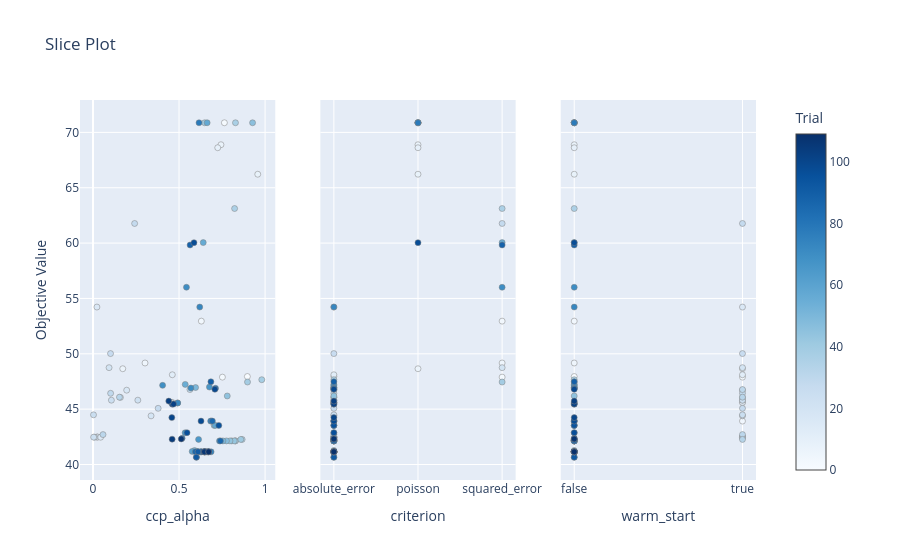

Notebook code cell kept with this figure:
### Code cell
from optuna.visualization import plot_slice

try:
    plot_slice(**{
        'study': _study,
        'params': ['criterion', 'ccp_alpha', 'warm_start']
    })
except ImportError:
    print('plotly is not installed; skipping Optuna slice plot')

### Figure 1 — Plotly figure (JSON) as saved in the notebook; plotly's stock layout.template omitted (floating-point values rounded to 4 significant figures)
{"data": [{"marker": {"color": [0, 1, 2, 3, 4, 5, 6, 7, 8, 9, 10, 11, 12, 13, 14, 15, 16, 17, 18, 19, 20, 21, 22, 23, 24, 25, 26, 27, 28, 29, 30, 31, 32, 33, 34, 35, 36, 37, 38, 39, 40, 41, 42, 43, 44, 45, 46, 47, 48, 49, 50, 51, 52, 53, 54, 55, 56, 57, 58, 59, 60, 61, 62, 63, 64, 65, 66, 67, 68, 69, 70, 71, 72, 73, 74, 75, 76, 77, 78, 79, 80, 81, 82, 83, 84, 85, 86, 87, 88, 89, 90, 91, 92, 93, 94, 95, 96, 97, 98, 99, 100, 101, 102, 103, 104, 105, 106, 107, 108, 109], "colorbar": {"title": {"text": "Trial"}, "x": 1, "xpad": 40, "y": 0.5}, "colorscale": [[0, "rgb(247,251,255)"], [0.125, "rgb(222,235,247)"], [0.25, "rgb(198,219,239)"], [0.375, "rgb(158,202,225)"], [0.5, "rgb(107,174,214)"], [0.625, "rgb(66,146,198)"], [0.75, "rgb(33,113,181)"], [0.875, "rgb(8,81,156)"], [1, "rgb(8,48,107)"]], "line": {"color": "Grey", "width": 0.5}, "showscale": true}, "mode": "markers", "showlegend": false, "type": "scatter", "x": [0.8971, 0.7636, 0.7521, 0.6296, 0.6873, 0.3023, 0.1729, 0.7437, 0.9575, 0.7249, 0.4603, 0.454, 0.4609, 0.02351, 0.02756, 0.04437, 0.02284, 0.1959, 0.1594, 0.3375, 0.09343, 0.01029, 0.2606, 0.003856, 0.1069, 0.003042, 0.1019, 0.3788, 0.242, 0.1024, 0.5634, 0.05815, 0.154, 0.8668, 0.8284, 0.827, 0.8229, 0.828, 0.9809, 0.8979, 0.6488, 0.8592, 0.8062, 0.8206, 0.796, 0.7802, 0.9274, 0.7756, 0.704, 0.5903, 0.5962, 0.7549, 0.6524, 0.6455, 0.6625, 0.536, 0.6407, 0.6634, 0.7108, 0.609, 0.4919, 0.5766, 0.6016, 0.6082, 0.6067, 0.6134, 0.6766, 0.5354, 0.7352, 0.4045, 0.5432, 0.569, 0.4922, 0.6203, 0.6863, 0.684, 0.6277, 0.6232, 0.6162, 0.7121, 0.6729, 0.5179, 0.6502, 0.649, 0.6472, 0.6939, 0.7406, 0.5952, 0.5642, 0.6852, 0.6322, 0.6105, 0.6006, 0.6665, 0.6559, 0.7311, 0.5466, 0.5868, 0.6278, 0.7084, 0.4582, 0.4609, 0.4679, 0.4404, 0.4599, 0.6452, 0.6477, 0.5128, 0.6728, 0.6725], "xaxis": "x", "y": [47.95, 70.87, 47.89, 52.95, 43.92, 49.17, 48.65, 68.89, 66.22, 68.61, 45.61, 45.61, 48.11, 42.49, 42.47, 42.46, 54.22, 46.71, 46.06, 44.39, 48.75, 42.46, 45.81, 42.47, 45.81, 44.49, 50.02, 45.07, 61.77, 46.43, 46.77, 42.7, 46.08, 42.27, 42.13, 42.13, 63.12, 70.87, 47.66, 47.45, 70.87, 42.27, 42.13, 42.13, 42.13, 46.19, 70.87, 42.13, 43.53, 41.27, 46.95, 42.13, 41.14, 41.14, 41.14, 47.24, 60.05, 70.87, 43.53, 41.14, 45.55, 41.18, 40.66, 41.14, 41.14, 42.27, 47.0, 42.87, 42.13, 47.15, 56.01, 46.91, 45.57, 54.22, 41.14, 43.92, 41.14, 41.14, 70.87, 46.89, 41.14, 42.37, 41.14, 41.14, 41.14, 43.92, 42.13, 41.14, 59.83, 47.48, 41.14, 41.14, 40.66, 41.14, 41.14, 43.53, 42.87, 60.04, 43.92, 46.79, 44.24, 45.45, 45.46, 45.73, 42.29, 41.14, 41.14, 42.31, 41.14, 41.14], "yaxis": "y"}, {"marker": {"color": [0, 1, 2, 3, 4, 5, 6, 7, 8, 9, 10, 11, 12, 13, 14, 15, 16, 17, 18, 19, 20, 21, 22, 23, 24, 25, 26, 27, 28, 29, 30, 31, 32, 33, 34, 35, 36, 37, 38, 39, 40, 41, 42, 43, 44, 45, 46, 47, 48, 49, 50, 51, 52, 53, 54, 55, 56, 57, 58, 59, 60, 61, 62, 63, 64, 65, 66, 67, 68, 69, 70, 71, 72, 73, 74, 75, 76, 77, 78, 79, 80, 81, 82, 83, 84, 85, 86, 87, 88, 89, 90, 91, 92, 93, 94, 95, 96, 97, 98, 99, 100, 101, 102, 103, 104, 105, 106, 107, 108, 109], "colorbar": {"title": {"text": "Trial"}, "x": 1, "xpad": 40}, "colorscale": [[0, "rgb(247,251,255)"], [0.125, "rgb(222,235,247)"], [0.25, "rgb(198,219,239)"], [0.375, "rgb(158,202,225)"], [0.5, "rgb(107,174,214)"], [0.625, "rgb(66,146,198)"], [0.75, "rgb(33,113,181)"], [0.875, "rgb(8,81,156)"], [1, "rgb(8,48,107)"]], "line": {"color": "Grey", "width": 0.5}, "showscale": false}, "mode": "markers", "showlegend": false, "type": "scatter", "x": ["absolute_error", "poisson", "squared_error", "squared_error", "absolute_error", "squared_error", "poisson", "poisson", "poisson", "poisson", "absolute_error", "absolute_error", "absolute_error", "absolute_error", "absolute_error", "absolute_error", "absolute_error", "absolute_error", "absolute_error", "absolute_error", "squared_error", "absolute_error", "absolute_error", "absolute_error", "absolute_error", "absolute_error", "absolute_error", "absolute_error", "squared_error", "absolute_error", "absolute_error", "absolute_error", "absolute_error", "absolute_error", "absolute_error", "absolute_error", "squared_error", "poisson", "absolute_error", "squared_error", "poisson", "absolute_error", "absolute_error", "absolute_error", "absolute_error", "absolute_error", "poisson", "absolute_error", "absolute_error", "absolute_error", "absolute_error", "absolute_error", "absolute_error", "absolute_error", "absolute_error", "absolute_error", "squared_error", "poisson", "absolute_error", "absolute_error", "absolute_error", "absolute_error", "absolute_error", "absolute_error", "absolute_error", "absolute_error", "absolute_error", "absolute_error", "absolute_error", "absolute_error", "squared_error", "absolute_error", "absolute_error", "absolute_error", "absolute_error", "absolute_error", "absolute_error", "absolute_error", "poisson", "absolute_error", "absolute_error", "absolute_error", "absolute_error", "absolute_error", "absolute_error", "absolute_error", "absolute_error", "absolute_error", "squared_error", "absolute_error", "absolute_error", "absolute_error", "absolute_error", "absolute_error", "absolute_error", "absolute_error", "absolute_error", "poisson", "absolute_error", "absolute_error", "absolute_error", "absolute_error", "absolute_error", "absolute_error", "absolute_error", "absolute_error", "absolute_error", "absolute_error", "absolute_error", "absolute_error"], "xaxis": "x2", "y": [47.95, 70.87, 47.89, 52.95, 43.92, 49.17, 48.65, 68.89, 66.22, 68.61, 45.61, 45.61, 48.11, 42.49, 42.47, 42.46, 54.22, 46.71, 46.06, 44.39, 48.75, 42.46, 45.81, 42.47, 45.81, 44.49, 50.02, 45.07, 61.77, 46.43, 46.77, 42.7, 46.08, 42.27, 42.13, 42.13, 63.12, 70.87, 47.66, 47.45, 70.87, 42.27, 42.13, 42.13, 42.13, 46.19, 70.87, 42.13, 43.53, 41.27, 46.95, 42.13, 41.14, 41.14, 41.14, 47.24, 60.05, 70.87, 43.53, 41.14, 45.55, 41.18, 40.66, 41.14, 41.14, 42.27, 47.0, 42.87, 42.13, 47.15, 56.01, 46.91, 45.57, 54.22, 41.14, 43.92, 41.14, 41.14, 70.87, 46.89, 41.14, 42.37, 41.14, 41.14, 41.14, 43.92, 42.13, 41.14, 59.83, 47.48, 41.14, 41.14, 40.66, 41.14, 41.14, 43.53, 42.87, 60.04, 43.92, 46.79, 44.24, 45.45, 45.46, 45.73, 42.29, 41.14, 41.14, 42.31, 41.14, 41.14], "yaxis": "y2"}, {"marker": {"color": [0, 1, 2, 3, 4, 5, 6, 7, 8, 9, 10, 11, 12, 13, 14, 15, 16, 17, 18, 19, 20, 21, 22, 23, 24, 25, 26, 27, 28, 29, 30, 31, 32, 33, 34, 35, 36, 37, 38, 39, 40, 41, 42, 43, 44, 45, 46, 47, 48, 49, 50, 51, 52, 53, 54, 55, 56, 57, 58, 59, 60, 61, 62, 63, 64, 65, 66, 67, 68, 69, 70, 71, 72, 73, 74, 75, 76, 77, 78, 79, 80, 81, 82, 83, 84, 85, 86, 87, 88, 89, 90, 91, 92, 93, 94, 95, 96, 97, 98, 99, 100, 101, 102, 103, 104, 105, 106, 107, 108, 109], "colorbar": {"title": {"text": "Trial"}, "x": 1, "xpad": 40}, "colorscale": [[0, "rgb(247,251,255)"], [0.125, "rgb(222,235,247)"], [0.25, "rgb(198,219,239)"], [0.375, "rgb(158,202,225)"], [0.5, "rgb(107,174,214)"], [0.625, "rgb(66,146,198)"], [0.75, "rgb(33,113,181)"], [0.875, "rgb(8,81,156)"], [1, "rgb(8,48,107)"]], "line": {"color": "Grey", "width": 0.5}, "showscale": false}, "mode": "markers", "showlegend": false, "type": "scatter", "x": [false, false, true, false, true, false, true, false, false, false, true, true, true, true, true, true, true, true, true, true, true, true, true, true, true, true, true, true, true, true, true, true, true, true, false, false, false, false, false, false, false, false, false, false, false, false, false, false, false, false, false, false, false, false, false, false, false, false, false, false, false, false, false, false, false, false, false, false, false, false, false, false, false, false, false, false, false, false, false, false, false, false, false, false, false, false, false, false, false, false, false, false, false, false, false, false, false, false, false, false, false, false, false, false, false, false, false, false, false, false], "xaxis": "x3", "y": [47.95, 70.87, 47.89, 52.95, 43.92, 49.17, 48.65, 68.89, 66.22, 68.61, 45.61, 45.61, 48.11, 42.49, 42.47, 42.46, 54.22, 46.71, 46.06, 44.39, 48.75, 42.46, 45.81, 42.47, 45.81, 44.49, 50.02, 45.07, 61.77, 46.43, 46.77, 42.7, 46.08, 42.27, 42.13, 42.13, 63.12, 70.87, 47.66, 47.45, 70.87, 42.27, 42.13, 42.13, 42.13, 46.19, 70.87, 42.13, 43.53, 41.27, 46.95, 42.13, 41.14, 41.14, 41.14, 47.24, 60.05, 70.87, 43.53, 41.14, 45.55, 41.18, 40.66, 41.14, 41.14, 42.27, 47.0, 42.87, 42.13, 47.15, 56.01, 46.91, 45.57, 54.22, 41.14, 43.92, 41.14, 41.14, 70.87, 46.89, 41.14, 42.37, 41.14, 41.14, 41.14, 43.92, 42.13, 41.14, 59.83, 47.48, 41.14, 41.14, 40.66, 41.14, 41.14, 43.53, 42.87, 60.04, 43.92, 46.79, 44.24, 45.45, 45.46, 45.73, 42.29, 41.14, 41.14, 42.31, 41.14, 41.14], "yaxis": "y3"}], "layout": {"autosize": true, "title": {"text": "Slice Plot"}, "xaxis": {"anchor": "y", "autorange": true, "domain": [0, 0.2889], "range": [-0.07565, 1.06], "title": {"text": "ccp_alpha"}, "type": "linear"}, "xaxis2": {"anchor": "y2", "autorange": true, "domain": [0.3556, 0.6444], "range": [-0.1609, 2.161], "title": {"text": "criterion"}, "type": "category"}, "xaxis3": {"anchor": "y3", "autorange": true, "domain": [0.7111, 1], "range": [-0.08047, 1.08], "title": {"text": "warm_start"}, "type": "category"}, "yaxis": {"anchor": "x", "autorange": true, "domain": [0, 1], "range": [38.16, 73.36], "title": {"text": "Objective Value"}, "type": "linear"}, "yaxis2": {"anchor": "x2", "autorange": true, "domain": [0, 1], "matches": "y", "range": [38.16, 73.36], "showticklabels": false, "type": "linear"}, "yaxis3": {"anchor": "x3", "autorange": true, "domain": [0, 1], "matches": "y", "range": [38.16, 73.36], "showticklabels": false, "type": "linear"}}}
